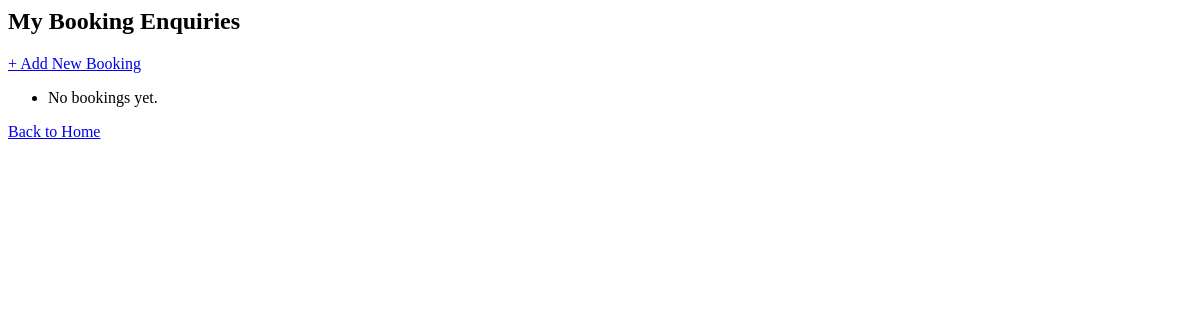
/bookings/ (signed in), run on an earlier commit of the app's database.
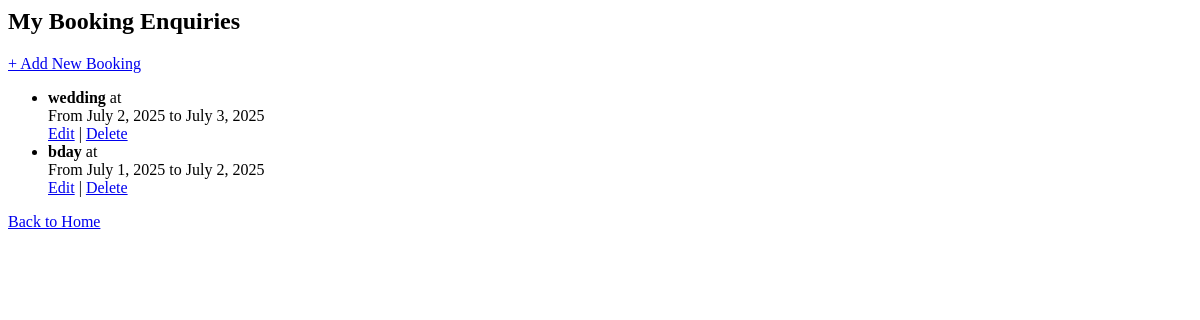
And on a later commit of the database.
### application/models.py (models this page shows, shortened)
class BookingEnquiry(models.Model):
    title = models.CharField(max_length=100)
    start_date = models.DateField()
    end_date = models.DateField()
    user = models.ForeignKey(User, on_delete=models.CASCADE)
    venues = models.ManyToManyField(Venue)  # ✅ Changed to many-to-many

### application/views.py (the view)
# urls.py: path('bookings/', views.booking_list, name='booking_list'),
@login_required
def booking_list(request):
    bookings = BookingEnquiry.objects.filter(user=request.user)
    return render(request, 'booking_list.html', {'bookings': bookings})

### application/templates/booking_list.html
<h2>My Booking Enquiries</h2>
<a href="{% url 'booking_create' %}">+ Add New Booking</a>
<ul>
  {% for booking in bookings %}
    <li>
      <strong>{{ booking.title }}</strong> at {{ booking.venue.name }}<br>
      From {{ booking.start_date }} to {{ booking.end_date }}<br>
      <a href="{% url 'booking_update' booking.pk %}">Edit</a> |
      <a href="{% url 'booking_delete' booking.pk %}">Delete</a>
    </li>
  {% empty %}
    <li>No bookings yet.</li>
  {% endfor %}
</ul>
<a href="{% url 'home' %}">Back to Home</a>

What changed in the data, as far as the page shows it:
added BookingEnquiry: title "wedding", start_date "July 2, 2025", end_date "July 3, 2025"
added BookingEnquiry: title "bday", start_date "July 1, 2025", end_date "July 2, 2025"
Also different on the page:
text no longer shown: "No bookings yet."
